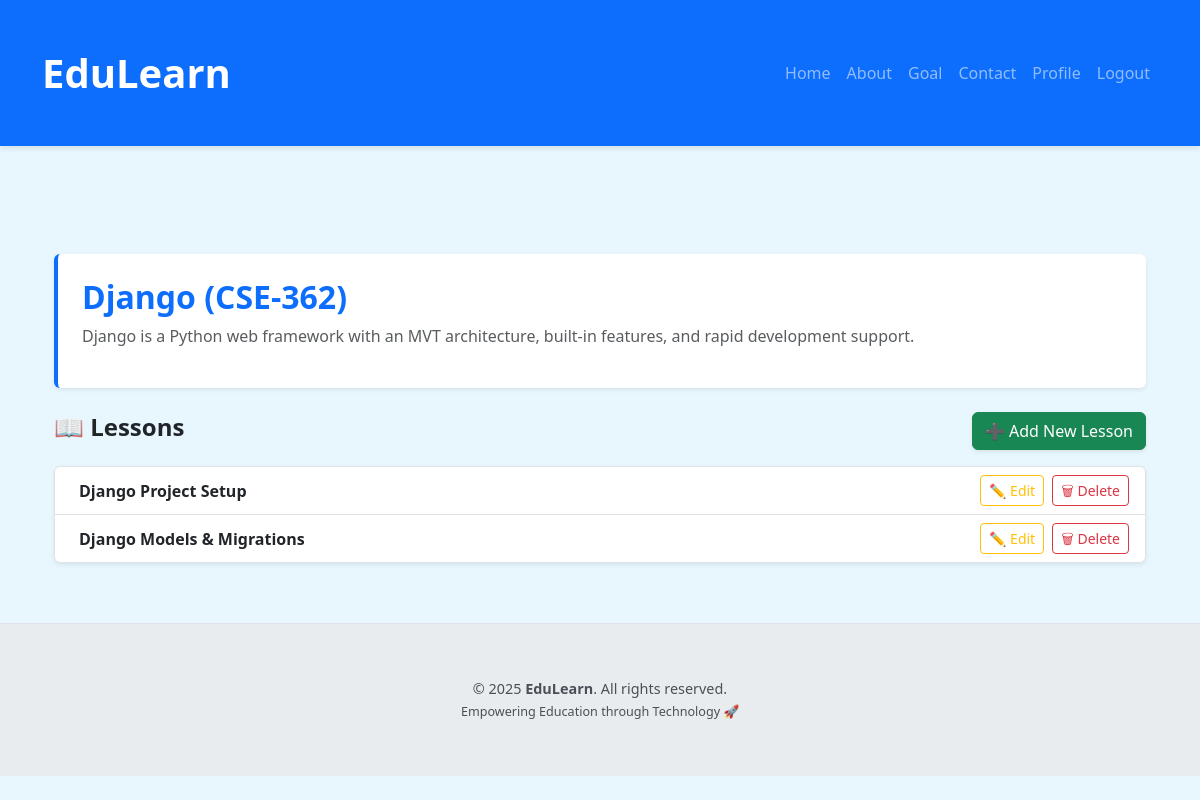
/1/ (signed in), run on the app's committed database.
### courses/models.py (models this page shows, shortened)
class Course(models.Model):
    title = models.CharField(max_length=200)
    description = models.TextField()
    duration = models.IntegerField(help_text='Duration in hours')
    thumbnail = models.ImageField(upload_to='course_thumbnail/',storage=MediaCloudinaryStorage(),null = True, blank= True)
    created_at = models.DateTimeField(auto_now_add = True)

class Lesson(models.Model):
    title = models.CharField(max_length=200)
    content = models.TextField()
    course = models.ForeignKey(Course, on_delete=models.CASCADE, related_name='lessons')
    video_url = models.URLField(null = True, blank = True)
    completion_status = models.BooleanField(default = False)

### courses/views.py (the view)
# urls.py: path('<int:course_id>/', course_details, name='course_details'),
@login_required
def course_details(request, course_id):
    course = get_object_or_404(Course, id=course_id)
    lessons = course.lessons.all()
    return render(request, 'courses/description.html', {'course': course, 'lessons': lessons})

### Templates/courses/description.html (shortened to what this page needs)
{% extends "courses/base.html" %}
{% block content %}
<div class="container mt-5">
  <div class="bg-white p-4 rounded shadow-sm mb-4 border-start border-4 border-primary">
    <h2 class="fw-bold text-primary">{{ course.title }}</h2>
    <p class="text-muted">{{ course.description }}</p>
  </div>
  <div class="d-flex justify-content-between align-items-center mb-3">
    <h4 class="fw-semibold">📖 Lessons</h4>
    <a href="{% url 'lesson_create' %}" class="btn btn-success shadow-sm">➕ Add New Lesson</a>
  </div>
  <div class="list-group shadow-sm rounded">
    {% for lesson in course.lessons.all %}
      <div class="list-group-item d-flex justify-content-between align-items-center">
        <div class="d-flex align-items-center gap-2">
          <strong>{{ lesson.title }}</strong>
        </div>
        <div class="d-flex gap-2">
          <a href="{% url 'lesson_update' lesson.id %}" class="btn btn-outline-warning btn-sm">✏️ Edit</a>
          <form action="{% url 'lesson_delete' lesson.id %}" method="post" class="d-inline">
            <button type="submit" class="btn btn-outline-danger btn-sm"
              onclick="return confirm('Are you sure you want to delete this lesson?')">
              🗑 Delete
            </button>
          </form>
        </div>
      </div>
    {% empty %}
      <div class="list-group-item text-center text-muted py-3">
        🚫 No lessons available for this course.
      </div>
    {% endfor %}
  </div>
</div>
{% endblock %}

### Templates/courses/base.html (style rules this page uses)
body { background-color: #e7f7fd; font-family: "Segoe UI", Tahoma, Geneva, Verdana, sans-serif; }
.container { padding-top: 30px; padding-bottom: 30px; }

### data on the page
Course: title "Django (CSE-362)", description "Django is a Python web framework with an MVT architecture, built-in features, and rapid development support."
Lesson: title "Django Project Setup"
Lesson: title "Django Models & Migrations"
